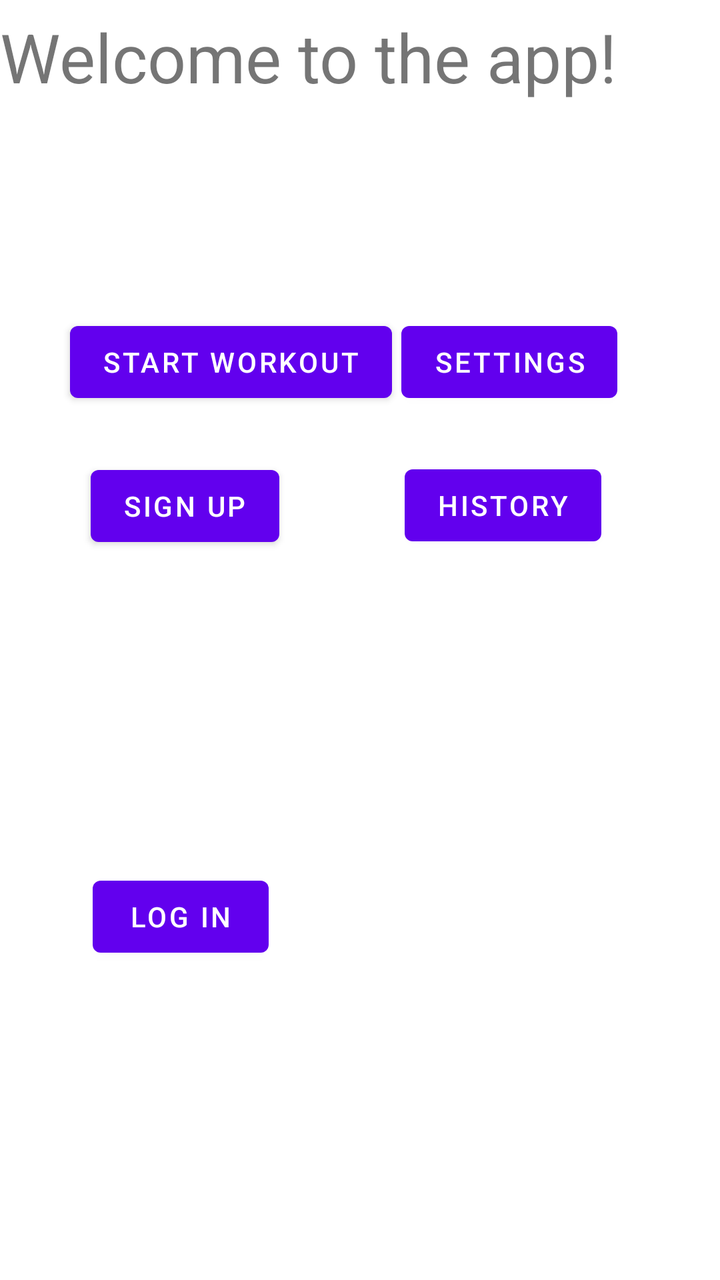
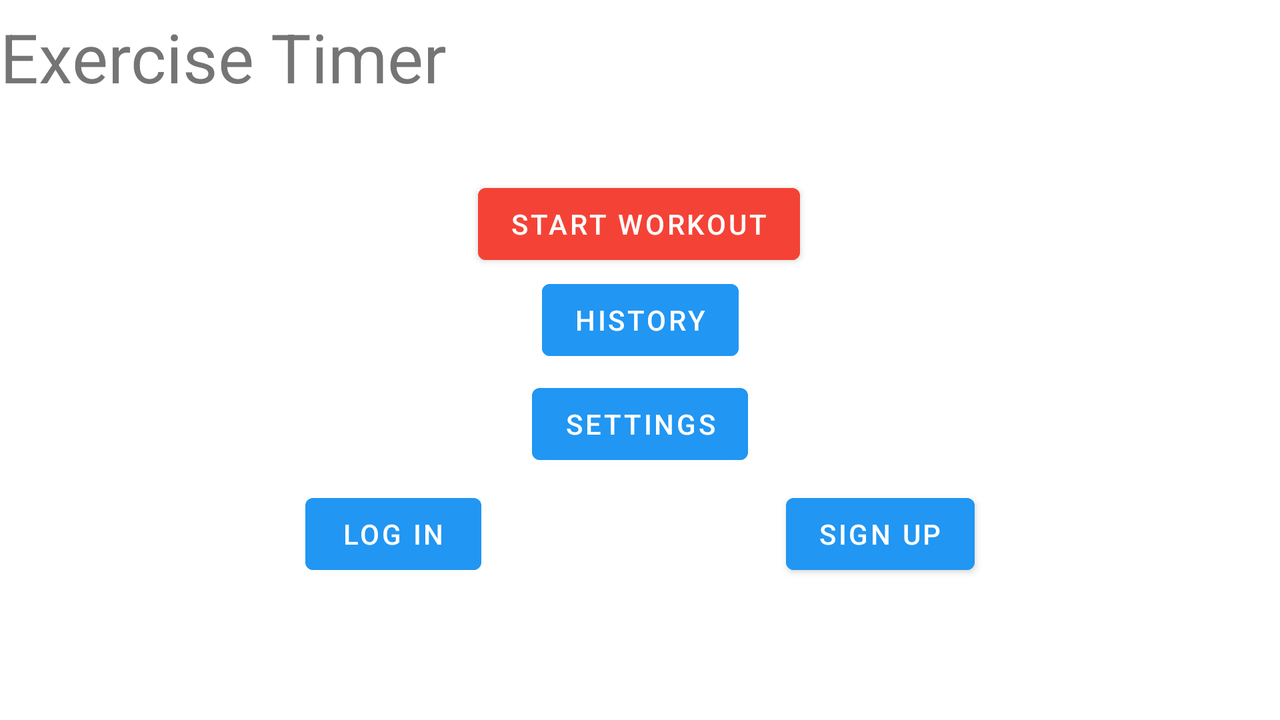

The same Android screen from two of the app's own layout files: first res/layout/ as a phone draws it, then the repository's variant for another configuration, drawn on a device whose configuration selects that folder. Both files follow.
<!-- AndroidManifest.xml: application theme Theme.ExerciseTimer -->
<!-- res/layout/activity_main.xml -->
<?xml version="1.0" encoding="utf-8"?>
<androidx.constraintlayout.widget.ConstraintLayout xmlns:android="http://schemas.android.com/apk/res/android"
    xmlns:app="http://schemas.android.com/apk/res-auto"
    xmlns:tools="http://schemas.android.com/tools"
    android:layout_width="match_parent"
    android:layout_height="match_parent"
    tools:context=".MainActivity">

    <TextView
        android:layout_width="413dp"
        android:layout_height="107dp"
        android:elegantTextHeight="true"
        android:text="Welcome to the app!"
        android:textSize="34sp"
        app:layout_constraintBottom_toBottomOf="parent"
        app:layout_constraintEnd_toEndOf="parent"
        app:layout_constraintHorizontal_bias="0.0"
        app:layout_constraintStart_toStartOf="parent"
        app:layout_constraintTop_toTopOf="parent"
        app:layout_constraintVertical_bias="0.0" />

    <Button
        android:id="@+id/startworkout"
        android:layout_width="wrap_content"
        android:layout_height="wrap_content"
        android:onClick="onClick"
        android:text="Start Workout"
        app:layout_constraintBottom_toBottomOf="parent"
        app:layout_constraintEnd_toEndOf="parent"
        app:layout_constraintHorizontal_bias="0.176"
        app:layout_constraintStart_toStartOf="parent"
        app:layout_constraintTop_toTopOf="parent"
        app:layout_constraintVertical_bias="0.265" />

    <Button
        android:id="@+id/setting"
        android:layout_width="wrap_content"
        android:layout_height="wrap_content"
        android:onClick="onClick"
        android:text="Settings"
        app:layout_constraintBottom_toBottomOf="parent"
        app:layout_constraintEnd_toEndOf="parent"
        app:layout_constraintHorizontal_bias="0.796"
        app:layout_constraintStart_toStartOf="parent"
        app:layout_constraintTop_toTopOf="parent"
        app:layout_constraintVertical_bias="0.265" />

    <Button
        android:id="@+id/signup_activity"
        android:layout_width="wrap_content"
        android:layout_height="wrap_content"
        android:onClick="onClick"
        android:text="Sign up"
        app:layout_constraintBottom_toBottomOf="parent"
        app:layout_constraintEnd_toEndOf="parent"
        app:layout_constraintHorizontal_bias="0.171"
        app:layout_constraintStart_toStartOf="parent"
        app:layout_constraintTop_toTopOf="parent"
        app:layout_constraintVertical_bias="0.387" />

    <Button
        android:id="@+id/login_button"
        android:layout_width="wrap_content"
        android:layout_height="wrap_content"
        android:onClick="onClick"
        android:text="log in"
        app:layout_constraintBottom_toBottomOf="parent"
        app:layout_constraintEnd_toEndOf="parent"
        app:layout_constraintHorizontal_bias="0.17"
        app:layout_constraintStart_toStartOf="parent"
        app:layout_constraintTop_toBottomOf="@+id/signup_activity"
        app:layout_constraintVertical_bias="0.499" />

    <Button
        android:id="@+id/history"
        android:layout_width="wrap_content"
        android:layout_height="wrap_content"
        android:onClick="onClick"
        android:text="History"
        app:layout_constraintBottom_toBottomOf="parent"
        app:layout_constraintEnd_toEndOf="parent"
        app:layout_constraintHorizontal_bias="0.773"
        app:layout_constraintStart_toStartOf="parent"
        app:layout_constraintTop_toTopOf="parent"
        app:layout_constraintVertical_bias="0.386" />

</androidx.constraintlayout.widget.ConstraintLayout>
<!-- resources referenced by this layout -->
<resources>
  <style name="Theme.ExerciseTimer" parent="Theme.MaterialComponents.DayNight.DarkActionBar">
          
          <item name="colorPrimary">@color/purple_500</item>
          <item name="colorPrimaryVariant">@color/purple_700</item>
          <item name="colorOnPrimary">@color/white</item>
          
          <item name="colorSecondary">@color/teal_200</item>
          <item name="colorSecondaryVariant">@color/teal_700</item>
          <item name="colorOnSecondary">@color/black</item>
          
          <item name="android:statusBarColor" tools:targetApi="l">?attr/colorPrimaryVariant</item>
          
      </style>
</resources>
<!-- res/layout-land/activity_main.xml (the repository's variant of the layout above) -->
<!-- drawn on the phone turned sideways -->
<?xml version="1.0" encoding="utf-8"?>
<androidx.constraintlayout.widget.ConstraintLayout xmlns:android="http://schemas.android.com/apk/res/android"
    xmlns:app="http://schemas.android.com/apk/res-auto"
    xmlns:tools="http://schemas.android.com/tools"
    android:layout_width="match_parent"
    android:layout_height="match_parent"
    tools:context=".MainActivity">

    <TextView
        android:id="@+id/textView3"
        android:layout_width="413dp"
        android:layout_height="80dp"
        android:backgroundTint="#2196F3"
        android:elegantTextHeight="true"
        android:text="Exercise Timer"
        android:textSize="34sp"
        app:layout_constraintBottom_toBottomOf="parent"
        app:layout_constraintEnd_toEndOf="parent"
        app:layout_constraintHorizontal_bias="0.0"
        app:layout_constraintStart_toStartOf="parent"
        app:layout_constraintTop_toTopOf="parent"
        app:layout_constraintVertical_bias="0.0" />

    <Button
        android:id="@+id/startworkout"
        android:layout_width="wrap_content"
        android:layout_height="wrap_content"
        android:layout_marginTop="8dp"
        android:backgroundTint="#F44336"
        android:onClick="onClick"
        android:text="Start Workout"
        app:layout_constraintEnd_toEndOf="parent"
        app:layout_constraintHorizontal_bias="0.499"
        app:layout_constraintStart_toStartOf="parent"
        app:layout_constraintTop_toBottomOf="@+id/textView3" />

    <Button
        android:id="@+id/setting"
        android:layout_width="wrap_content"
        android:layout_height="wrap_content"
        android:layout_marginTop="4dp"
        android:backgroundTint="#2196F3"

        android:onClick="onClick"
        android:text="Settings"
        app:layout_constraintEnd_toEndOf="parent"
        app:layout_constraintStart_toStartOf="parent"
        app:layout_constraintTop_toBottomOf="@+id/summary" />

    <Button
        android:id="@+id/summary"
        android:layout_width="wrap_content"
        android:layout_height="wrap_content"
        android:backgroundTint="#2196F3"

        android:onClick="onClick"
        android:text="History"
        app:layout_constraintEnd_toEndOf="parent"
        app:layout_constraintStart_toStartOf="parent"
        app:layout_constraintTop_toBottomOf="@+id/startworkout" />

    <Button
        android:id="@+id/signup_activity"
        android:layout_width="wrap_content"
        android:layout_height="wrap_content"
        android:onClick="onClick"
        android:text="Sign up"
        android:backgroundTint="#2196F3"

        app:layout_constraintBottom_toBottomOf="parent"
        app:layout_constraintEnd_toEndOf="parent"
        app:layout_constraintHorizontal_bias="0.5"
        app:layout_constraintStart_toEndOf="@+id/login_button"
        app:layout_constraintTop_toBottomOf="@+id/setting"
        app:layout_constraintVertical_bias="0.093" />

    <Button
        android:id="@+id/login_button"
        android:layout_width="wrap_content"
        android:layout_height="wrap_content"
        android:onClick="onClick"
        android:text="log in"
        android:backgroundTint="#2196F3"

        app:layout_constraintBottom_toBottomOf="parent"
        app:layout_constraintEnd_toStartOf="@+id/signup_activity"
        app:layout_constraintHorizontal_bias="0.5"
        app:layout_constraintStart_toStartOf="parent"
        app:layout_constraintTop_toBottomOf="@+id/setting"
        app:layout_constraintVertical_bias="0.093" />

</androidx.constraintlayout.widget.ConstraintLayout>
